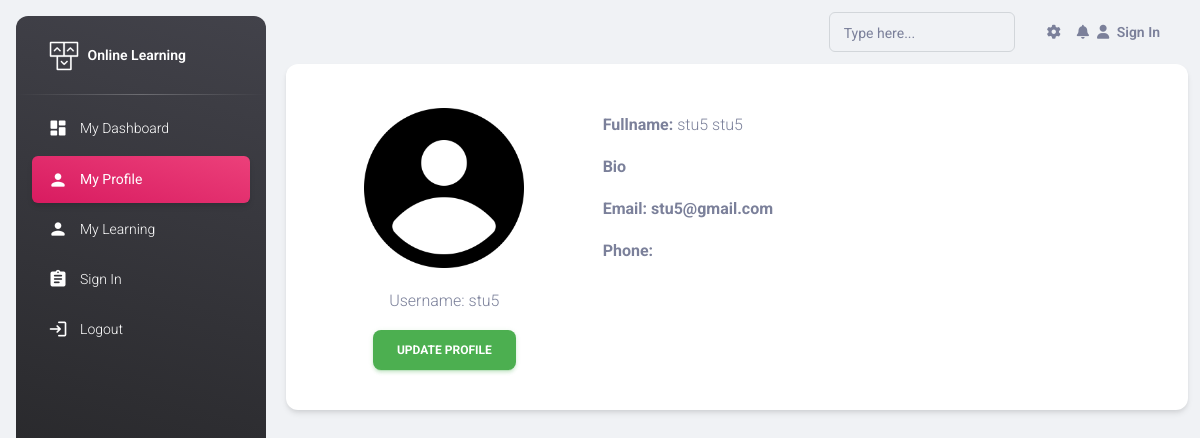
/dashboard/student_profile/ (signed in), run on the app's committed database.
### accounts/models.py (models this page shows)
class CustomUserModel(AbstractUser):
    gender = models.CharField(max_length=200)
    is_teacher = models.BooleanField(default=False)

### dashboard/decorators.py (the view)
    @login_required(login_url='/accounts/log_in/')
    def wrap(request, *args, **kwargs):
        if not request.user.is_teacher:
            return function(request, *args, **kwargs)
        else:
            return redirect('home')

### dashboard/views.py (called while the page is built)
@user_is_student
def student_profile(request):
    return render(request, 'dashboard/student/stu_profile.html')

### dashboard/templates/dashboard/student/stu_profile.html
{% extends 'dashboard.html' %}
{% load static %}
{% block maincontent %}
<div class="container-fluid">
    <div class="card p-4">
        <div class="row">
            <div class="col-md-4">
                {% if request.user.student_profile.profile_img %}
                <img src="{{ request.user.student_profile.profile_img.url }}" alt="Profile Image"
                    style="width: 100%; height: 200px; padding: 20px; object-fit: contain;">
                {% else %}
                <img src="{% static 'images/profile_img.png' %}" alt="Default Profile Image"
                    style="width: 100%; height: 200px; padding: 20px; object-fit: contain;">
                {% endif %}
                <center>
                    <p>Username: {{ request.user.username }}</p>
                    <a href="{% url 'student_update_profile' request.user.id %}" class="btn btn-success ">Update
                        Profile</a>
                </center>
            </div>
            <div class=" col-md-8 mt-4">
                <p> <strong>Fullname: </strong>{{ request.user.first_name }} {{ request.user.last_name }}</p>
                <p> <strong>Bio</strong> <br> {{ request.user.student_profile.bio }}</p>
                <p> <strong>Email: {{ request.user.email }}</strong> </p>
                <p> <strong>Phone: {{ request.user.student_profile.phone_number }}</strong> </p>
            </div>
        </div>
    </div>
</div>
{% endblock maincontent %}

### data on the page
CustomUserModel: user.username "stu5", user.first_name "stu5", user.last_name "stu5", user.email "stu5@gmail.com"
